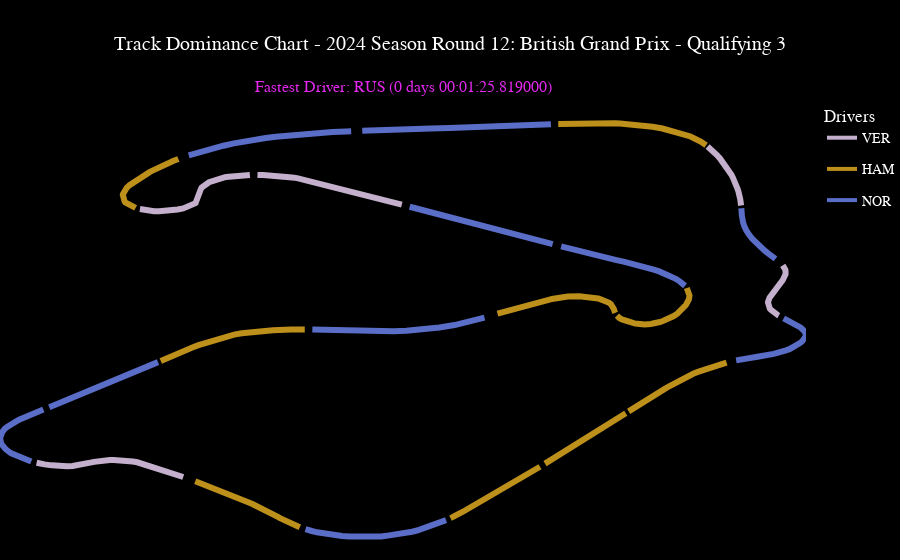

Notebook code for this chart:
### Code cell
# Create Plotly figure
fig = go.Figure()

# Function to generate a random color
def random_color():
    return "#"+''.join([random.choice('0123456789ABCDEF') for _ in range(6)])

# List of driver keys
driver_keys = ['VER', 'HAM', 'NOR', 'RUS', 'LEC', 'SAI', 'ALO', 'PER', 'BOT', 'OCO', 
               'GAS', 'TSU', 'ZHO', 'MAG', 'HUL', 'ALB', 'SAR', 'LAW', 'PIA', 'STR']

# Dynamically assign a random color to each driver
colors = {driver: random_color() for driver in driver_keys}

# Add trace for each driver
for driver in ['VER', 'HAM', 'NOR']:
    fig.add_trace(go.Scatter(x=[None], y=[None], mode='lines', 
                             line=dict(color=colors[driver], width=4), 
                             name=driver, legendgroup=driver))

# Plot each minisector
for i in range(len(minisectors) - 1):
    winner = minisector_winner[i]
    x = ver_tel[(ver_tel['Distance'] >= minisectors[i]) & (ver_tel['Distance'] < minisectors[i+1])]['X'].values
    y = ver_tel[(ver_tel['Distance'] >= minisectors[i]) & (ver_tel['Distance'] < minisectors[i+1])]['Y'].values
    
    fig.add_trace(go.Scatter(
        x=x, y=y,
        mode='lines',
        line=dict(color=colors[winner], width=6, dash='solid'),
        name=winner,
        showlegend=False
    ))

# Determine the fastest driver overall
fastest_driver = q3.pick_fastest().Driver
fastest_time = q3.pick_fastest().LapTime

# Beautify the plot
fig.update_layout(
    title={
        'text': f'Track Dominance Chart - {quali} 3',
        'x': 0.5,
        'xanchor': 'center',
        'font': {'size': 20, 'color': 'white'}
    },
    xaxis_title='Distance (m)',
    yaxis_title='Track Position',
    legend_title='Drivers',
    plot_bgcolor='black',
    paper_bgcolor='black',
    xaxis=dict(visible=False),
    yaxis=dict(visible=False),
    font=dict(family='Arial', size=14, color='white'),
    annotations=[
        dict(
            x=0.5, y=1.05, xref='paper', yref='paper',
            text=f"Fastest Driver: {fastest_driver} ({fastest_time})",
            showarrow=False,
            font=dict(size=16, color=colors[fastest_driver])
        )
    ],
    margin=dict(l=0, r=0, t=100, b=0)  # Adjust margins to fit title and annotations
)

fig.show()

### Figure 1 — Plotly figure (JSON) as saved in the notebook; plotly's stock layout.template omitted (floating-point values rounded to 4 significant figures)
{"data": [{"legendgroup": "VER", "line": {"color": "#C4B0CD", "width": 4}, "mode": "lines", "name": "VER", "type": "scatter", "x": [null], "y": [null]}, {"legendgroup": "HAM", "line": {"color": "#BD901B", "width": 4}, "mode": "lines", "name": "HAM", "type": "scatter", "x": [null], "y": [null]}, {"legendgroup": "NOR", "line": {"color": "#5A6EC8", "width": 4}, "mode": "lines", "name": "NOR", "type": "scatter", "x": [null], "y": [null]}, {"line": {"color": "#5A6EC8", "dash": "solid", "width": 6}, "mode": "lines", "name": "NOR", "showlegend": false, "type": "scatter", "x": [-1697, -1665, -1654, -1591, -1546, -1544, -1432, -1367, -1361, -1259, -1218, -1113, -1038, -967, -961, -920, -836, -774, -699, -697, -613, -569, -504, -477, -461, -333], "y": [1284, 1328, 1344, 1423, 1479, 1483, 1623, 1707, 1714, 1855, 1909, 2055, 2157, 2256, 2264, 2320, 2435, 2520, 2624, 2628, 2746, 2808, 2905, 2945, 2967, 3162]}, {"line": {"color": "#BD901B", "dash": "solid", "width": 6}, "mode": "lines", "name": "HAM", "showlegend": false, "type": "scatter", "x": [-299, -252, -178, -172, -39, -7, 92, 97, 175, 333, 396, 445, 456, 621, 718, 961, 974, 1089, 1108, 1337, 1404, 1507], "y": [3212, 3284, 3392, 3400, 3587, 3632, 3764, 3771, 3867, 4044, 4113, 4159, 4169, 4308, 4359, 4459, 4464, 4490, 4492, 4518, 4520, 4521]}, {"line": {"color": "#5A6EC8", "dash": "solid", "width": 6}, "mode": "lines", "name": "NOR", "showlegend": false, "type": "scatter", "x": [1602, 1922, 1945, 2020, 2093, 2101, 2256, 2388, 2429, 2592, 2620, 2780, 2966, 3025, 3077, 3196, 3386, 3525, 3600, 3735, 3761], "y": [4518, 4484, 4482, 4471, 4462, 4460, 4445, 4439, 4437, 4440, 4444, 4469, 4508, 4523, 4546, 4603, 4705, 4802, 4866, 4990, 5016]}, {"line": {"color": "#BD901B", "dash": "solid", "width": 6}, "mode": "lines", "name": "HAM", "showlegend": false, "type": "scatter", "x": [3924, 4024, 4139, 4167, 4331, 4352, 4472, 4477, 4589, 4607, 4674, 4711, 4800, 4806, 4948, 4993, 5084, 5091, 5115, 5140, 5188, 5196, 5245, 5265, 5320, 5325, 5347, 5360, 5367, 5374, 5379, 5383, 5392, 5392, 5395, 5400], "y": [5180, 5279, 5389, 5415, 5563, 5581, 5682, 5686, 5777, 5791, 5837, 5856, 5889, 5890, 5901, 5895, 5870, 5868, 5858, 5843, 5809, 5804, 5760, 5736, 5640, 5630, 5569, 5521, 5491, 5452, 5416, 5373, 5278, 5268, 5246, 5213]}, {"line": {"color": "#BD901B", "dash": "solid", "width": 6}, "mode": "lines", "name": "HAM", "showlegend": false, "type": "scatter", "x": [5422, 5432, 5437, 5451, 5452, 5485, 5503, 5524, 5534, 5567, 5581, 5632, 5651, 5685, 5713, 5719, 5768, 5770, 5846, 5862, 5882, 5888, 5913, 5947, 5961, 5998, 6000, 6026, 6038, 6066, 6071, 6092, 6096, 6128, 6134, 6179, 6203, 6213, 6216, 6235, 6250, 6263, 6283, 6289, 6306, 6307, 6321, 6324, 6332, 6327, 6322, 6315, 6302, 6298], "y": [5096, 5052, 5029, 5002, 4998, 4939, 4912, 4885, 4871, 4837, 4823, 4783, 4771, 4751, 4741, 4738, 4728, 4729, 4747, 4753, 4764, 4769, 4789, 4818, 4831, 4871, 4873, 4904, 4920, 4961, 4968, 5002, 5009, 5067, 5079, 5180, 5243, 5273, 5282, 5343, 5393, 5445, 5523, 5551, 5639, 5643, 5740, 5768, 5931, 6017, 6094, 6162, 6227, 6249]}, {"line": {"color": "#5A6EC8", "dash": "solid", "width": 6}, "mode": "lines", "name": "NOR", "showlegend": false, "type": "scatter", "x": [6276, 6256, 6235, 6205, 6160, 6147, 6065, 6018, 5954, 5952, 5883, 5841, 5770, 5762, 5662, 5632, 5520, 5517, 5404, 5401, 5308, 5242, 5125, 5122, 4722], "y": [6337, 6405, 6461, 6535, 6628, 6650, 6787, 6855, 6935, 6938, 7014, 7058, 7125, 7131, 7217, 7241, 7330, 7333, 7418, 7421, 7493, 7545, 7639, 7642, 7980]}, {"line": {"color": "#5A6EC8", "dash": "solid", "width": 6}, "mode": "lines", "name": "NOR", "showlegend": false, "type": "scatter", "x": [4616, 4543, 4503, 4374, 4343, 4203, 4150, 4092, 4085, 3860, 3856, 3697, 3555, 3532, 3492, 3444, 3417, 3213, 3177, 3086, 2934, 2881, 2823], "y": [8069, 8133, 8167, 8278, 8304, 8425, 8470, 8520, 8525, 8718, 8723, 8861, 8987, 9008, 9043, 9086, 9109, 9288, 9320, 9399, 9532, 9579, 9628]}, {"line": {"color": "#C4B0CD", "dash": "solid", "width": 6}, "mode": "lines", "name": "VER", "showlegend": false, "type": "scatter", "x": [2724, 2616, 2594, 2458, 2297, 2235, 2206, 2139, 2080, 2003, 1898, 1830, 1779, 1625, 1532, 1411, 1349, 1328, 1169, 1138, 984, 914], "y": [9714, 9807, 9827, 9946, 10089, 10143, 10170, 10229, 10284, 10352, 10447, 10506, 10549, 10669, 10741, 10822, 10846, 10855, 10915, 10922, 10949, 10955]}, {"line": {"color": "#C4B0CD", "dash": "solid", "width": 6}, "mode": "lines", "name": "VER", "showlegend": false, "type": "scatter", "x": [819, 777, 763, 661, 634, 522, 498, 418, 409, 365, 345, 308, 307, 239, 239, 214, 203, 193, 188, 188, 186, 184, 177, 176, 152, 150, 138, 130, 64, 32, -18, -88, -104, -173, -248, -260, -296, -318, -383, -399, -456, -472, -492, -531, -560], "y": [10949, 10946, 10945, 10926, 10917, 10868, 10854, 10795, 10787, 10737, 10710, 10651, 10649, 10509, 10507, 10425, 10356, 10264, 10203, 10180, 10133, 10072, 9977, 9963, 9832, 9823, 9785, 9769, 9661, 9615, 9557, 9512, 9505, 9474, 9448, 9444, 9439, 9440, 9445, 9448, 9467, 9474, 9485, 9510, 9532]}, {"line": {"color": "#BD901B", "dash": "solid", "width": 6}, "mode": "lines", "name": "HAM", "showlegend": false, "type": "scatter", "x": [-614, -616, -665, -691, -727, -744, -753, -763, -777, -775, -772, -759, -751, -727, -686, -674, -627, -605, -546, -545, -493, -489, -439, -416, -363, -337, -267, -265, -235, -137, -78], "y": [9583, 9586, 9656, 9696, 9761, 9813, 9855, 9922, 10044, 10128, 10162, 10265, 10304, 10412, 10540, 10569, 10692, 10744, 10865, 10868, 10968, 10975, 11070, 11111, 11206, 11247, 11359, 11363, 11408, 11541, 11617]}, {"line": {"color": "#5A6EC8", "dash": "solid", "width": 6}, "mode": "lines", "name": "NOR", "showlegend": false, "type": "scatter", "x": [52, 109, 137, 244, 303, 341, 459, 487, 619, 671, 810, 1011, 1017, 1145, 1262, 1417, 1485, 1654, 1709, 1856, 2027, 2089], "y": [11768, 11829, 11858, 11960, 12015, 12049, 12148, 12170, 12267, 12303, 12386, 12484, 12487, 12541, 12583, 12633, 12652, 12695, 12707, 12737, 12765, 12774]}, {"line": {"color": "#5A6EC8", "dash": "solid", "width": 6}, "mode": "lines", "name": "NOR", "showlegend": false, "type": "scatter", "x": [2228, 2233, 2377, 2388, 2539, 2668, 2744, 2798, 2978, 3091, 3323, 3334, 3557, 3620, 3853, 3896, 4003, 4049, 4223, 4254, 4506, 4594], "y": [12791, 12792, 12808, 12809, 12826, 12839, 12847, 12853, 12870, 12881, 12907, 12908, 12933, 12940, 12966, 12970, 12983, 12988, 13011, 13015, 13048, 13059]}, {"line": {"color": "#BD901B", "dash": "solid", "width": 6}, "mode": "lines", "name": "HAM", "showlegend": false, "type": "scatter", "x": [4686, 4804, 4809, 4876, 4996, 5261, 5272, 5401, 5458, 5582, 5687, 5796, 5869, 5993, 6053, 6072, 6194, 6225, 6345, 6472, 6478, 6540], "y": [13071, 13085, 13086, 13093, 13102, 13115, 13115, 13104, 13093, 13067, 13034, 12988, 12955, 12885, 12839, 12823, 12722, 12693, 12554, 12340, 12328, 12188]}, {"line": {"color": "#C4B0CD", "dash": "solid", "width": 6}, "mode": "lines", "name": "VER", "showlegend": false, "type": "scatter", "x": [6559, 6604, 6629, 6674, 6676, 6714, 6731, 6775, 6807, 6820, 6835, 6858, 6875, 6881, 6892, 6904, 6916, 6932, 6945, 6949, 6951, 6965, 6969, 6979], "y": [12137, 12018, 11941, 11787, 11782, 11639, 11568, 11383, 11241, 11173, 11090, 10962, 10849, 10814, 10736, 10649, 10535, 10400, 10274, 10234, 10203, 10017, 9924, 9680]}, {"line": {"color": "#5A6EC8", "dash": "solid", "width": 6}, "mode": "lines", "name": "NOR", "showlegend": false, "type": "scatter", "x": [6982, 6982, 6984, 6985, 6989, 7004, 7004, 7018, 7020, 7044, 7051, 7069, 7121, 7155, 7202, 7272, 7318, 7354, 7408, 7411], "y": [9566, 9478, 9409, 9358, 9257, 8970, 8956, 8835, 8813, 8650, 8604, 8516, 8288, 8167, 8014, 7811, 7689, 7604, 7466, 7461]}, {"line": {"color": "#C4B0CD", "dash": "solid", "width": 6}, "mode": "lines", "name": "VER", "showlegend": false, "type": "scatter", "x": [7501, 7512, 7531, 7534, 7537, 7536, 7502, 7499, 7473, 7437, 7421, 7392, 7361, 7354, 7336, 7318, 7316, 7339, 7350, 7443, 7452], "y": [7190, 7149, 7050, 7011, 6907, 6816, 6579, 6567, 6447, 6302, 6242, 6126, 5990, 5950, 5842, 5678, 5648, 5392, 5350, 5111, 5095]}, {"line": {"color": "#5A6EC8", "dash": "solid", "width": 6}, "mode": "lines", "name": "NOR", "showlegend": false, "type": "scatter", "x": [7513, 7567, 7629, 7656, 7688, 7723, 7770, 7781, 7793, 7788, 7770, 7761, 7743, 7722, 7654, 7637, 7591, 7542, 7529, 7458, 7456, 7388, 7202, 7137, 7058, 7019, 6967, 6917], "y": [4985, 4899, 4796, 4747, 4689, 4606, 4457, 4415, 4305, 4229, 4122, 4081, 4021, 3966, 3818, 3786, 3711, 3653, 3638, 3564, 3562, 3505, 3393, 3357, 3317, 3296, 3266, 3235]}, {"line": {"color": "#BD901B", "dash": "solid", "width": 6}, "mode": "lines", "name": "HAM", "showlegend": false, "type": "scatter", "x": [6797, 6769, 6622, 6600, 6445, 6437, 6378, 6282, 6208, 6171, 6129, 6100, 6071, 6017, 5956, 5909, 5867, 5838, 5735, 5680, 5652, 5610, 5569], "y": [3143, 3117, 2968, 2945, 2764, 2754, 2676, 2529, 2401, 2336, 2261, 2202, 2145, 2038, 1913, 1816, 1730, 1671, 1459, 1344, 1284, 1196, 1111]}, {"line": {"color": "#BD901B", "dash": "solid", "width": 6}, "mode": "lines", "name": "HAM", "showlegend": false, "type": "scatter", "x": [5533, 5486, 5441, 5429, 5348, 5343, 5267, 5238, 5200, 5135, 5118, 4994, 4977, 4944, 4927, 4835, 4785, 4725, 4698, 4686, 4615, 4595, 4520], "y": [1034, 935, 841, 816, 647, 637, 481, 420, 340, 207, 172, -84, -118, -187, -223, -414, -519, -640, -696, -722, -868, -911, -1063]}, {"line": {"color": "#BD901B", "dash": "solid", "width": 6}, "mode": "lines", "name": "HAM", "showlegend": false, "type": "scatter", "x": [4457, 4401, 4309, 4304, 4269, 4239, 4181, 4107, 4080, 4027, 3966, 3904, 3894, 3828, 3805, 3727, 3703, 3583, 3581, 3502, 3491, 3365, 3335], "y": [-1195, -1307, -1496, -1504, -1577, -1639, -1755, -1900, -1956, -2058, -2179, -2297, -2318, -2445, -2488, -2639, -2683, -2903, -2908, -3049, -3066, -3282, -3331]}, {"line": {"color": "#5A6EC8", "dash": "solid", "width": 6}, "mode": "lines", "name": "NOR", "showlegend": false, "type": "scatter", "x": [3279, 3148, 3052, 2981, 2914, 2854, 2780, 2654, 2527, 2466, 2412, 2410, 2265, 2201, 2069, 1976, 1944, 1782, 1733, 1660, 1595, 1554, 1516], "y": [-3418, -3589, -3712, -3792, -3849, -3897, -3949, -4014, -4070, -4092, -4100, -4101, -4118, -4117, -4100, -4078, -4067, -3993, -3967, -3923, -3868, -3829, -3792]}, {"line": {"color": "#BD901B", "dash": "solid", "width": 6}, "mode": "lines", "name": "HAM", "showlegend": false, "type": "scatter", "x": [1445, 1344, 1282, 1190, 1176, 1142, 1091, 1070, 992, 948, 922, 850, 805, 708, 692, 628, 586, 548, 438, 408, 316, 309, 269, 159, 134], "y": [-3713, -3582, -3486, -3321, -3293, -3229, -3133, -3093, -2957, -2888, -2848, -2743, -2680, -2549, -2528, -2441, -2384, -2332, -2184, -2144, -2023, -2015, -1963, -1826, -1796]}, {"line": {"color": "#C4B0CD", "dash": "solid", "width": 6}, "mode": "lines", "name": "VER", "showlegend": false, "type": "scatter", "x": [-17, -93, -173, -184, -290, -311, -407, -431, -470, -500, -562, -594, -650, -680, -741, -745, -813, -824, -880, -890, -938, -941, -979, -999, -1055, -1057, -1135, -1167, -1231, -1238, -1302, -1345, -1373, -1405, -1476, -1481, -1540, -1643, -1663, -1757, -1763, -1812, -1856], "y": [-1620, -1533, -1443, -1432, -1313, -1289, -1182, -1154, -1113, -1086, -1033, -1008, -975, -960, -935, -933, -917, -915, -912, -911, -913, -913, -919, -923, -943, -944, -991, -1014, -1064, -1069, -1115, -1143, -1151, -1160, -1174, -1174, -1169, -1144, -1136, -1096, -1093, -1064, -1029]}, {"line": {"color": "#5A6EC8", "dash": "solid", "width": 6}, "mode": "lines", "name": "NOR", "showlegend": false, "type": "scatter", "x": [-1923, -1938, -1953, -2026, -2080, -2107, -2156, -2174, -2216, -2222, -2245, -2247, -2299, -2309, -2312, -2315, -2314, -2287, -2285, -2271, -2253, -2230, -2190, -2186, -2165, -2108, -2069, -2028, -1955, -1952, -1855, -1844, -1777, -1771], "y": [-973, -956, -940, -850, -781, -744, -669, -635, -537, -525, -462, -452, -238, -164, -105, -20, -9, 249, 268, 338, 393, 456, 554, 562, 603, 706, 773, 833, 937, 942, 1075, 1091, 1182, 1189]}], "layout": {"annotations": [{"font": {"color": "#E329EE", "size": 16}, "showarrow": false, "text": "Fastest Driver: RUS (0 days 00:01:25.819000)", "x": 0.5, "xref": "paper", "y": 1.05, "yref": "paper"}], "font": {"color": "white", "family": "Arial", "size": 14}, "legend": {"title": {"text": "Drivers"}}, "margin": {"b": 0, "l": 0, "r": 0, "t": 100}, "paper_bgcolor": "black", "plot_bgcolor": "black", "title": {"font": {"color": "white", "size": 20}, "text": "Track Dominance Chart - 2024 Season Round 12: British Grand Prix - Qualifying 3", "x": 0.5, "xanchor": "center"}, "xaxis": {"title": {"text": "Distance (m)"}, "visible": false}, "yaxis": {"title": {"text": "Track Position"}, "visible": false}}}
